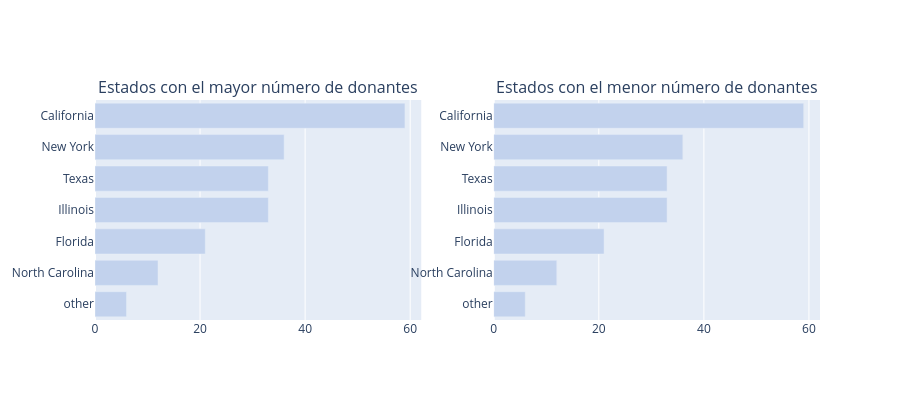

The cell this chart's notebook holds for it:
### Code cell
def bar_hor(df, col, title, color, w=None, h=None, lm=0, limit=100, return_trace=False, rev=False):
    cnt_srs = df[col].value_counts()
    yy = cnt_srs.head(limit).index[::-1]
    xx = cnt_srs.head(limit).values[::-1]

    if rev:
        yy = cnt_srs.tail(limit).index[::-1]
        xx = cnt_srs.tail(limit).values[::-1]

    trace = go.Bar(y=yy, x=xx, orientation='h',
                   marker=dict(color=color))

    if return_trace:
        return trace

    layout = dict(title=title, margin=dict(l=lm), width=w, height=h)
    fig = go.Figure(data=[trace], layout=layout)
    iplot(fig)


def bar_hor_noagg(x, y, title, color, w=None, h=None, lm=0, limit=100, rt=False):
    trace = go.Bar(y=x, x=y, orientation='h',
                   marker=dict(color=color))

    if rt:
        return trace

    layout = dict(title=title, margin=dict(l=lm), width=w, height=h)
    fig = go.Figure(data=[trace], layout=layout)
    iplot(fig)


def bar_ver_noagg(x, y, title, color, w=None, h=None, lm=0, rt=False):
    trace = go.Bar(y=y, x=x,
                   marker=dict(color=color))

    if rt:
        return trace

    layout = dict(title=title, margin=dict(l=lm), width=w, height=h)
    fig = go.Figure(data=[trace], layout=layout)
    iplot(fig)


trace1 = bar_hor(
    donors_df,
    'Donor City',
    "Ciudades con el mayor número de donantes",
    '#c2d2ed',
    500, 400, 200,
    limit=10,
    return_trace=True
)

trace2 = bar_hor(
    donors_df,
    'Donor State',
    "Estados con el mayor número de donantes",
    '#c2d2ed',
    500, 400, 200,
    limit=10,
    return_trace=True
)

trace4 = bar_hor(
    donors_df,
    'Donor State',
    "Estados con el menor número de donantes",
    '#c2d2ed',
    600, 400, 200,
    limit=10,
    return_trace=True,
    rev=True
)

fig = tools.make_subplots(
    rows=1,
    cols=2,
    print_grid=False,
    subplot_titles=[
        'Estados con el mayor número de donantes',
        'Estados con el menor número de donantes'
    ]
)

fig.append_trace(trace2, 1, 1)
fig.append_trace(trace4, 1, 2)

fig['layout'].update(height=400, showlegend=False)
iplot(fig)

### Figure 1 — Plotly figure (JSON) as saved in the notebook; plotly's stock layout.template omitted (floating-point values rounded to 4 significant figures)
{"data": [{"marker": {"color": "#c2d2ed"}, "orientation": "h", "type": "bar", "x": [6, 12, 21, 33, 33, 36, 59], "xaxis": "x", "y": ["other", "North Carolina", "Florida", "Illinois", "Texas", "New York", "California"], "yaxis": "y"}, {"marker": {"color": "#c2d2ed"}, "orientation": "h", "type": "bar", "x": [6, 12, 21, 33, 33, 36, 59], "xaxis": "x2", "y": ["other", "North Carolina", "Florida", "Illinois", "Texas", "New York", "California"], "yaxis": "y2"}], "layout": {"annotations": [{"font": {"size": 16}, "showarrow": false, "text": "Estados con el mayor número de donantes", "x": 0.225, "xanchor": "center", "xref": "paper", "y": 1, "yanchor": "bottom", "yref": "paper"}, {"font": {"size": 16}, "showarrow": false, "text": "Estados con el menor número de donantes", "x": 0.775, "xanchor": "center", "xref": "paper", "y": 1, "yanchor": "bottom", "yref": "paper"}], "height": 400, "showlegend": false, "xaxis": {"anchor": "y", "domain": [0, 0.45]}, "xaxis2": {"anchor": "y2", "domain": [0.55, 1]}, "yaxis": {"anchor": "x", "domain": [0, 1]}, "yaxis2": {"anchor": "x2", "domain": [0, 1]}}}
